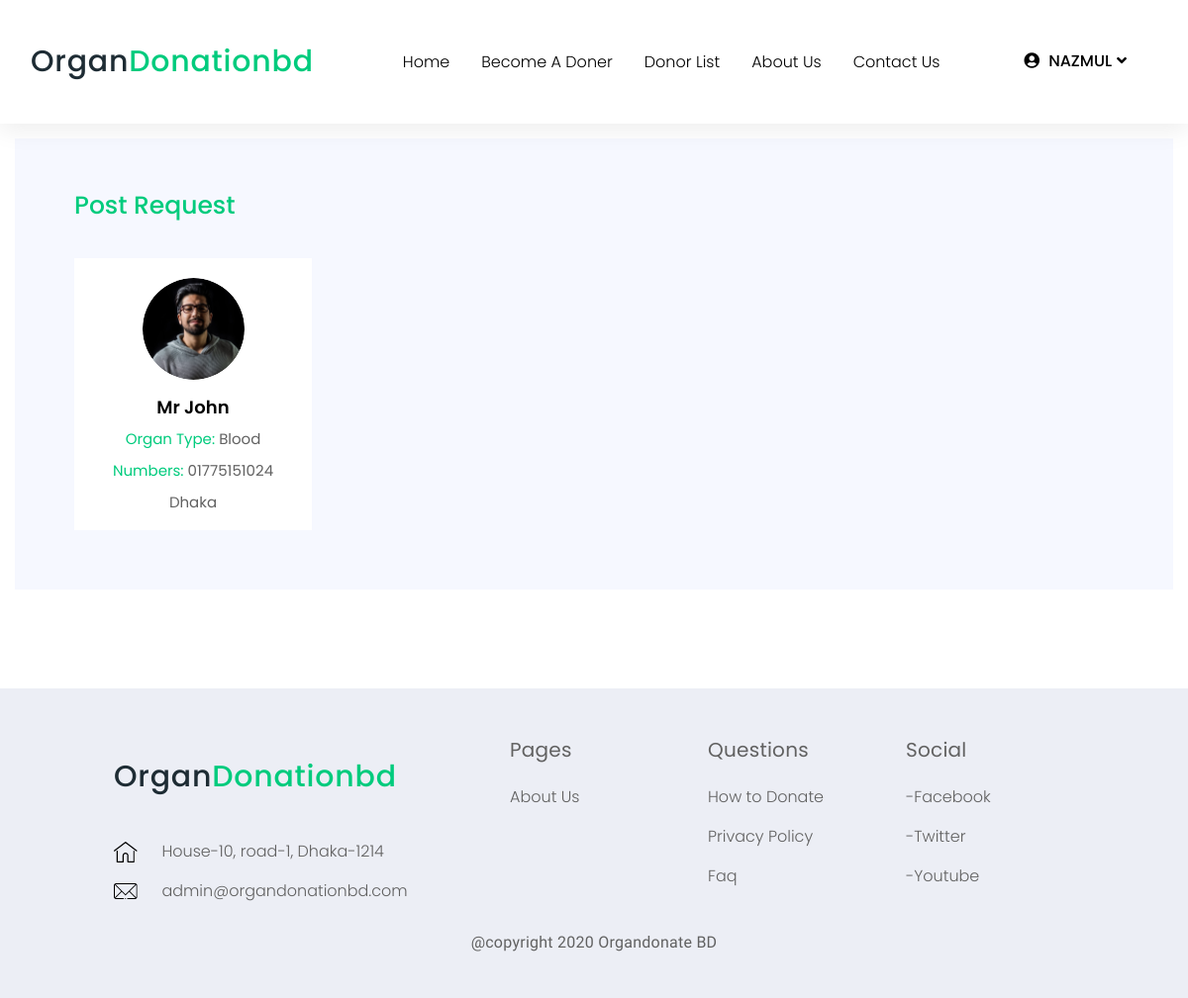
Page /post.php (signed in) on the earlier database version.
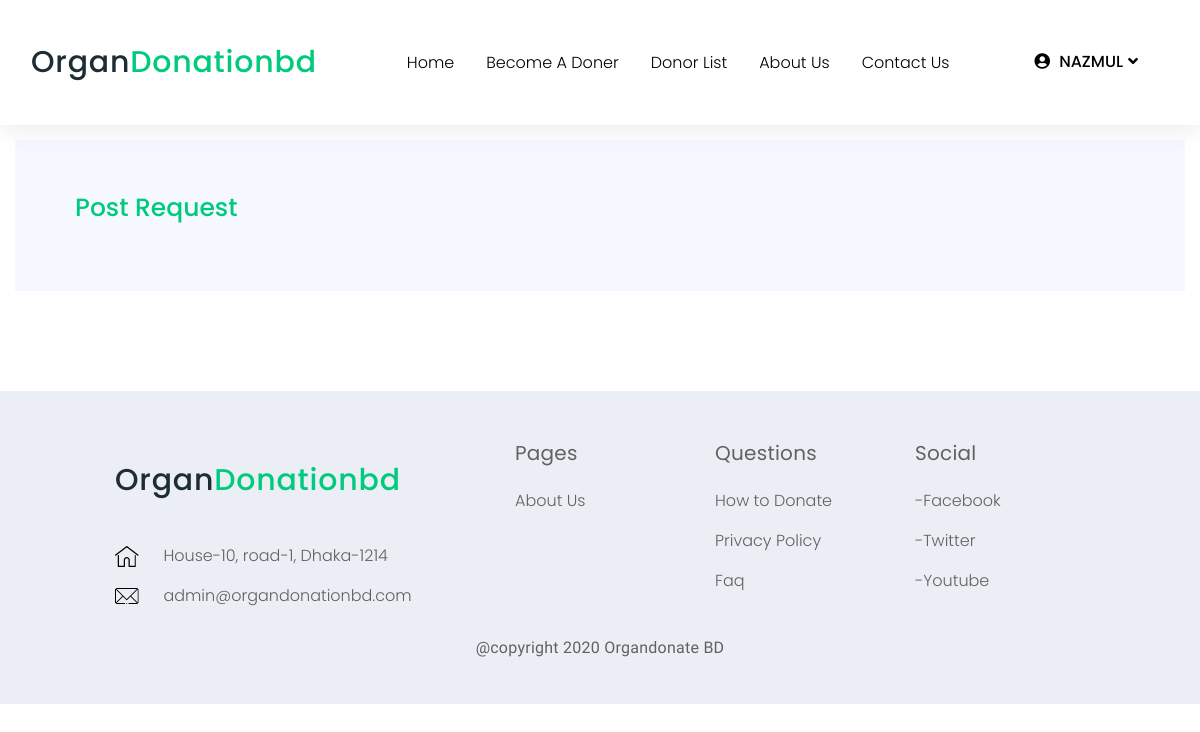
Same page on the later database version.
### tables this page shows
CREATE TABLE IF NOT EXISTS `post_request` (
  `id` int(10) NOT NULL AUTO_INCREMENT,
  `patientName` varchar(100) NOT NULL,
  `address` varchar(255) NOT NULL,
  `phone` varchar(30) NOT NULL,
  `requiredorgan` varchar(100) NOT NULL,
  `prescription` varchar(255) NOT NULL,
  `email` varchar(30) NOT NULL,
  `donate_user` varchar(100) NOT NULL,
  `action` int(11) NOT NULL DEFAULT 0,
  PRIMARY KEY (`id`)
);

### post.php (the view, shortened to what this page needs)
<?php
	include_once("header/header.php");
	$donerquery = "SELECT * FROM post_request";
	$donerresult = mysqli_query($connect, $donerquery);
?>
<main class="main-wrap">
        <section class="organ-donors-sec organ-donors-sec-1">
            <div class="container">
                <div class="organ-donors-sc">
                	<h3 class="organ-donors-title">Post Request</h3>
                    <div class="row">
                    	<?php
                    		foreach ($donerresult as $data):
                    		if($data['action'] == 1):
                    	?>
                        <div class="col-xl-3 col-lg-4 col-md-6">
                            <div class="single-organ-donors-inner text-center">
                                <div class="thumb">
                                    <img src="img/donors/1.png" alt="img">
                                </div>
                                <div class="details">
                                    <h3><?php echo $data['patientName'];?></h3>
                                    <ul class="meta">
                                        <li><span>Organ Type:</span> <?php echo $data['requiredorgan'];?></li>
                                        <li><span>Numbers:</span> <?php echo $data['phone'];?></li>
                                        <li><?php echo $data['address'];?></li>
                                    </ul>
                                </div>
                            </div>
                        </div>
                        <?php
                        	endif;
                    		endforeach;
                    	?>
                    </div>
                </div>
            </div>
        </section>
<?php
	include_once("header/footer.php");
?>

### header/header.php (shortened to what this page needs)
<!DOCTYPE html>
<html lang="en" class="no-js">
<head>
    <link rel="stylesheet" type="text/css" href="css/bootstrap.min.css">
    <link rel="stylesheet" type="text/css" href="css/normalize.css">
    <link href="https://use.fontawesome.com/releases/v5.0.8/css/all.css" rel="stylesheet">
    <link rel="stylesheet" href="css/slick.css"/>
    <link rel="stylesheet" type="text/css" href="css/style.css">
</head>
<body>
    <nav class="navbar navbar-expand-lg center-brand static-nav">
        <div class="container">
            <a class="navbar-brand order-2" href="index.php">
               <h1>Organ<span>Donationbd</span></h1>
            </a>
            <div class="d-flex flex-row order-2 order-lg-3">
                <?php if(!isset($_SESSION['user'])): ?>
                <ul class="navbar-nav login-item flex-row">
                    <li class="nav-item">
                        <a class="nav-link " href="login.php">Login</a>
                    </li>
                    <li>or</li>
                    <li class="nav-item">
                        <a class="nav-link " href="signup.php">sign Up</a>
                    </li>
                </ul>
                <?php else: ?>
                <div class="header_wrap">
                    <div class="user_login">
                      <ul>
                        <li class="dropdown open">
                            <a href="#" data-toggle="dropdown" aria-haspopup="true" aria-expanded="true"><i class="fa fa-user-circle" aria-hidden="true"></i>
                            <?php
                                echo $_SESSION['username'];
                            ?><i class="fa fa-angle-down" aria-hidden="true"></i></a>
                        </li>
                      </ul>
                    </div>
                </div>
                <?php endif ;?>
            </div>
            <div class="collapse navbar-collapse order-3 order-lg-2" id="xenav">
                <ul class="navbar-nav ml-auto pr-5">
                    <li class="nav-item">
                        <a class="nav-link" href="index.php">home</a>
                    </li>
                    <?php if(isset($_SESSION['user'])): ?>
                    <li class="nav-item">
                        <a class="nav-link" href="doner.php">Become a Doner</a>
                    </li>
                    <li class="nav-item">
                        <a class="nav-link" href="donor-list.php">Donor List</a>
                    </li>
                    <?php endif;?>
                    <li class="nav-item">
                        <a class="nav-link" href="about.php">About Us</a>
                    </li>
                    <li class="nav-item">
                        <a class="nav-link" href="contact.php">Contact Us</a>
                    </li>
                </ul>
            </div>
        </div>
    </nav>

### header/footer.php (shortened to what this page needs)
    <footer class="footers mt-5">
        <div class="container">
            <div class="row justify-content-center">
                <div class="col-md-5 col-xl-4">
                    <div class="footer-widgets">
                        <a class="navbar-brand order-2" href="index.php">
               <h1>Organ<span>Donationbd</span></h1>
            </a>
                        <ul>
                            <li>
                                <img src="img/icon/home.png" alt=""/>
                                House-10, road-1, Dhaka-1214
                            </li>
                            <li>
                                <a href="mailto:admin@organdonationbd.com">
                                    <img src="img/icon/envelope.png" alt=""/>
                                    admin@organdonationbd.com
                                </a>
                            </li>
                        </ul>
                    </div>
                </div>
                <div class="col-md-2">
                    <div class="footer-widgets">
                    <h4>Pages</h4>
                    <ul>
                        <li>
                            <a href="#">About Us</a>
                        </li>
                    </ul>
                    </div>
                </div>
                <div class="col-md-2">
                    <div class="footer-widgets">
                        <h4>Questions</h4>
                        <ul>
                            <li>
                                <a href="#">How to Donate</a>
                            </li>
                            <li>
                                <a href="#">Privacy Policy</a>
                            </li>
                            <li>
                                <a href="#">Faq</a>
                            </li>
                        </ul>
                    </div>
                </div>
                <div class="col-md-2">
                    <div class="footer-widgets">
                        <h4>Social</h4>
                        <ul>
                            <li>
                                <a href="#">-Facebook</a>
                            </li>
                            <li>
                                <a href="#">-Twitter</a>
                            </li>
                            <li>
                                <a href="#">-Youtube</a>
                            </li>
                        </ul>
                    </div>
                </div>
                <div class="col-12">
                    <div class="copyright-txt">
                        <p>@copyright 2020 Organdonate BD</p>
                    </div>
                </div>
            </div>
        </div>
    </footer>
</body>
</html>

Differences in the rows shown:
no longer on this page (row edited): post_request: action 1 (drawn), patientName "Mr John", requiredorgan "Blood", phone "01775151024", address "Dhaka"
